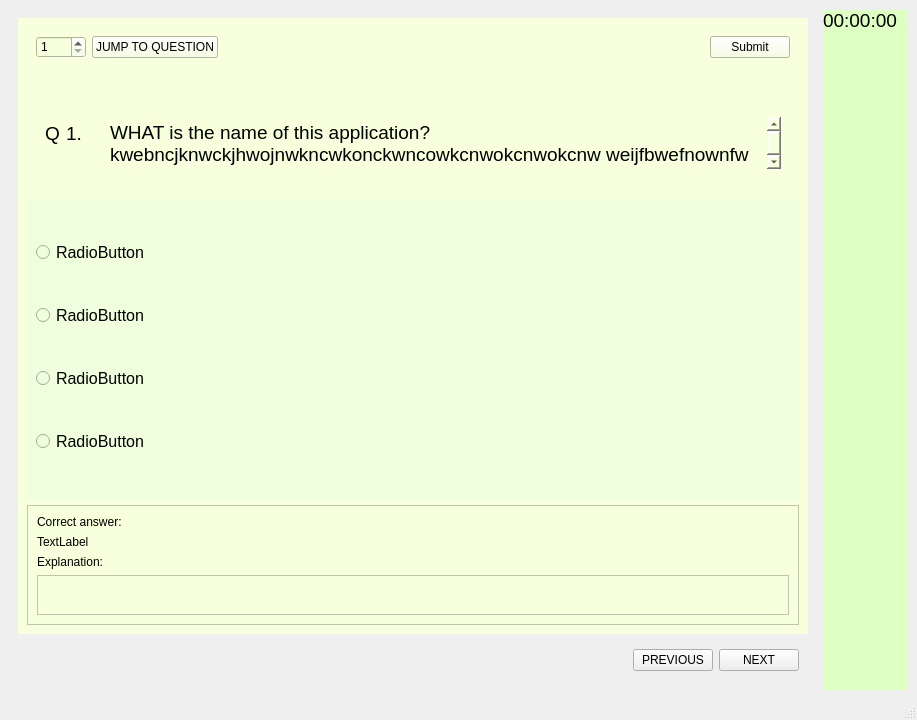
<?xml version="1.0" encoding="UTF-8"?>
<ui version="4.0">
 <class>MainWindow</class>
 <widget class="QMainWindow" name="MainWindow">
  <property name="geometry">
   <rect>
    <x>0</x>
    <y>0</y>
    <width>917</width>
    <height>720</height>
   </rect>
  </property>
  <property name="minimumSize">
   <size>
    <width>917</width>
    <height>720</height>
   </size>
  </property>
  <property name="windowTitle">
   <string>MainWindow</string>
  </property>
  <widget class="QWidget" name="centralwidget">
   <layout class="QHBoxLayout" name="horizontalLayout">
    <item>
     <widget class="QWidget" name="widget_6" native="true">
      <property name="sizePolicy">
       <sizepolicy hsizetype="Expanding" vsizetype="Expanding">
        <horstretch>0</horstretch>
        <verstretch>0</verstretch>
       </sizepolicy>
      </property>
      <property name="minimumSize">
       <size>
        <width>500</width>
        <height>400</height>
       </size>
      </property>
      <layout class="QVBoxLayout" name="verticalLayout_2">
       <item>
        <widget class="QWidget" name="widget_2" native="true">
         <property name="sizePolicy">
          <sizepolicy hsizetype="Expanding" vsizetype="Expanding">
           <horstretch>0</horstretch>
           <verstretch>0</verstretch>
          </sizepolicy>
         </property>
         <property name="minimumSize">
          <size>
           <width>790</width>
           <height>592</height>
          </size>
         </property>
         <property name="styleSheet">
          <string notr="true">background-color: rgb(247, 255, 220);</string>
         </property>
         <layout class="QVBoxLayout" name="verticalLayout_3">
          <item>
           <widget class="QWidget" name="widget_8" native="true">
            <layout class="QHBoxLayout" name="horizontalLayout_4">
             <item>
              <widget class="QSpinBox" name="ques_spin">
               <property name="minimumSize">
                <size>
                 <width>50</width>
                 <height>0</height>
                </size>
               </property>
               <property name="minimum">
                <number>1</number>
               </property>
               <property name="maximum">
                <number>300</number>
               </property>
              </widget>
             </item>
             <item>
              <widget class="QPushButton" name="pushButton_3">
               <property name="text">
                <string>JUMP TO QUESTION</string>
               </property>
              </widget>
             </item>
             <item>
              <spacer name="horizontalSpacer_2">
               <property name="orientation">
                <enum>Qt::Horizontal</enum>
               </property>
               <property name="sizeHint" stdset="0">
                <size>
                 <width>40</width>
                 <height>20</height>
                </size>
               </property>
              </spacer>
             </item>
             <item>
              <widget class="QPushButton" name="pushButton_4">
               <property name="text">
                <string>Submit</string>
               </property>
              </widget>
             </item>
            </layout>
           </widget>
          </item>
          <item>
           <widget class="QWidget" name="widget_5" native="true">
            <property name="minimumSize">
             <size>
              <width>0</width>
              <height>100</height>
             </size>
            </property>
            <layout class="QHBoxLayout" name="horizontalLayout_2">
             <item>
              <widget class="QWidget" name="widget_3" native="true">
               <property name="maximumSize">
                <size>
                 <width>100</width>
                 <height>50</height>
                </size>
               </property>
               <layout class="QGridLayout" name="gridLayout">
                <item row="0" column="0">
                 <widget class="QLabel" name="label_2">
                  <property name="maximumSize">
                   <size>
                    <width>80</width>
                    <height>70</height>
                   </size>
                  </property>
                  <property name="font">
                   <font>
                    <pointsize>14</pointsize>
                   </font>
                  </property>
                  <property name="text">
                   <string>Q</string>
                  </property>
                 </widget>
                </item>
                <item row="0" column="1">
                 <widget class="QLabel" name="label_4">
                  <property name="sizePolicy">
                   <sizepolicy hsizetype="Minimum" vsizetype="Minimum">
                    <horstretch>0</horstretch>
                    <verstretch>0</verstretch>
                   </sizepolicy>
                  </property>
                  <property name="maximumSize">
                   <size>
                    <width>100</width>
                    <height>70</height>
                   </size>
                  </property>
                  <property name="font">
                   <font>
                    <pointsize>14</pointsize>
                   </font>
                  </property>
                  <property name="text">
                   <string>1.</string>
                  </property>
                 </widget>
                </item>
               </layout>
              </widget>
             </item>
             <item>
              <widget class="QWidget" name="widget_4" native="true">
               <property name="minimumSize">
                <size>
                 <width>250</width>
                 <height>70</height>
                </size>
               </property>
               <property name="maximumSize">
                <size>
                 <width>16777215</width>
                 <height>50</height>
                </size>
               </property>
               <layout class="QHBoxLayout" name="horizontalLayout_5">
                <item>
                 <widget class="QTextEdit" name="textEdit">
                  <property name="minimumSize">
                   <size>
                    <width>0</width>
                    <height>50</height>
                   </size>
                  </property>
                  <property name="font">
                   <font>
                    <pointsize>14</pointsize>
                   </font>
                  </property>
                  <property name="styleSheet">
                   <string notr="true">background-color: rgb(247, 255, 220);</string>
                  </property>
                  <property name="frameShape">
                   <enum>QFrame::NoFrame</enum>
                  </property>
                  <property name="frameShadow">
                   <enum>QFrame::Raised</enum>
                  </property>
                  <property name="verticalScrollBarPolicy">
                   <enum>Qt::ScrollBarAsNeeded</enum>
                  </property>
                  <property name="horizontalScrollBarPolicy">
                   <enum>Qt::ScrollBarAlwaysOff</enum>
                  </property>
                  <property name="sizeAdjustPolicy">
                   <enum>QAbstractScrollArea::AdjustToContentsOnFirstShow</enum>
                  </property>
                  <property name="readOnly">
                   <bool>true</bool>
                  </property>
                  <property name="html">
                   <string>&lt;!DOCTYPE HTML PUBLIC &quot;-//W3C//DTD HTML 4.0//EN&quot; &quot;http://www.w3.org/TR/REC-html40/strict.dtd&quot;&gt;
&lt;html&gt;&lt;head&gt;&lt;meta name=&quot;qrichtext&quot; content=&quot;1&quot; /&gt;&lt;style type=&quot;text/css&quot;&gt;
p, li { white-space: pre-wrap; }
&lt;/style&gt;&lt;/head&gt;&lt;body style=&quot; font-family:'MS Shell Dlg 2'; font-size:14pt; font-weight:400; font-style:normal;&quot;&gt;
&lt;p style=&quot; margin-top:0px; margin-bottom:0px; margin-left:0px; margin-right:0px; -qt-block-indent:0; text-indent:0px;&quot;&gt;WHAT is the name of this application? kwebncjknwckjhwojnwkncwkonckwncowkcnwokcnwokcnw weijfbwefnownfw iwfboifwofwif fowfwifnwofiwnfowif ofwifhowifoow owifwofniwofnoiwnf ownfionwofnwi owfinwofnw&lt;/p&gt;&lt;/body&gt;&lt;/html&gt;</string>
                  </property>
                 </widget>
                </item>
               </layout>
              </widget>
             </item>
            </layout>
           </widget>
          </item>
          <item>
           <widget class="QWidget" name="widget" native="true">
            <property name="sizePolicy">
             <sizepolicy hsizetype="Expanding" vsizetype="Expanding">
              <horstretch>0</horstretch>
              <verstretch>0</verstretch>
             </sizepolicy>
            </property>
            <property name="minimumSize">
             <size>
              <width>772</width>
              <height>300</height>
             </size>
            </property>
            <property name="styleSheet">
             <string notr="true">background-color: rgb(239, 255, 222);
</string>
            </property>
            <layout class="QVBoxLayout" name="verticalLayout">
             <item>
              <widget class="QRadioButton" name="radioButton_3">
               <property name="font">
                <font>
                 <pointsize>12</pointsize>
                </font>
               </property>
               <property name="text">
                <string>RadioButton</string>
               </property>
              </widget>
             </item>
             <item>
              <widget class="QRadioButton" name="radioButton">
               <property name="font">
                <font>
                 <pointsize>12</pointsize>
                </font>
               </property>
               <property name="text">
                <string>RadioButton</string>
               </property>
              </widget>
             </item>
             <item>
              <widget class="QRadioButton" name="radioButton_4">
               <property name="font">
                <font>
                 <pointsize>12</pointsize>
                </font>
               </property>
               <property name="text">
                <string>RadioButton</string>
               </property>
              </widget>
             </item>
             <item>
              <widget class="QRadioButton" name="radioButton_2">
               <property name="font">
                <font>
                 <pointsize>12</pointsize>
                </font>
               </property>
               <property name="text">
                <string>RadioButton</string>
               </property>
              </widget>
             </item>
            </layout>
           </widget>
          </item>
          <item>
           <widget class="QFrame" name="frame">
            <property name="frameShape">
             <enum>QFrame::StyledPanel</enum>
            </property>
            <property name="frameShadow">
             <enum>QFrame::Raised</enum>
            </property>
            <layout class="QVBoxLayout" name="verticalLayout_4">
             <item>
              <widget class="QLabel" name="label_3">
               <property name="text">
                <string>Correct answer:</string>
               </property>
              </widget>
             </item>
             <item>
              <widget class="QLabel" name="label_5">
               <property name="text">
                <string>TextLabel</string>
               </property>
              </widget>
             </item>
             <item>
              <widget class="QLabel" name="label_6">
               <property name="text">
                <string>Explanation:</string>
               </property>
              </widget>
             </item>
             <item>
              <widget class="QTextEdit" name="textEdit_2">
               <property name="maximumSize">
                <size>
                 <width>16777215</width>
                 <height>40</height>
                </size>
               </property>
               <property name="readOnly">
                <bool>true</bool>
               </property>
              </widget>
             </item>
            </layout>
           </widget>
          </item>
         </layout>
        </widget>
       </item>
       <item>
        <widget class="QWidget" name="widget_7" native="true">
         <layout class="QHBoxLayout" name="horizontalLayout_3">
          <item>
           <spacer name="horizontalSpacer">
            <property name="orientation">
             <enum>Qt::Horizontal</enum>
            </property>
            <property name="sizeHint" stdset="0">
             <size>
              <width>40</width>
              <height>20</height>
             </size>
            </property>
           </spacer>
          </item>
          <item>
           <widget class="QPushButton" name="pushButton_2">
            <property name="minimumSize">
             <size>
              <width>70</width>
              <height>20</height>
             </size>
            </property>
            <property name="styleSheet">
             <string notr="true"/>
            </property>
            <property name="text">
             <string>PREVIOUS</string>
            </property>
           </widget>
          </item>
          <item alignment="Qt::AlignRight">
           <widget class="QPushButton" name="pushButton">
            <property name="minimumSize">
             <size>
              <width>70</width>
              <height>20</height>
             </size>
            </property>
            <property name="styleSheet">
             <string notr="true"/>
            </property>
            <property name="text">
             <string>NEXT</string>
            </property>
           </widget>
          </item>
         </layout>
        </widget>
       </item>
      </layout>
     </widget>
    </item>
    <item>
     <widget class="QLabel" name="label">
      <property name="sizePolicy">
       <sizepolicy hsizetype="Expanding" vsizetype="Expanding">
        <horstretch>0</horstretch>
        <verstretch>0</verstretch>
       </sizepolicy>
      </property>
      <property name="maximumSize">
       <size>
        <width>85</width>
        <height>20000</height>
       </size>
      </property>
      <property name="font">
       <font>
        <pointsize>14</pointsize>
       </font>
      </property>
      <property name="styleSheet">
       <string notr="true">background-color: rgb(222, 255, 194);</string>
      </property>
      <property name="text">
       <string>00:00:00</string>
      </property>
      <property name="alignment">
       <set>Qt::AlignLeading|Qt::AlignLeft|Qt::AlignTop</set>
      </property>
     </widget>
    </item>
   </layout>
  </widget>
  <widget class="QMenuBar" name="menubar">
   <property name="geometry">
    <rect>
     <x>0</x>
     <y>0</y>
     <width>917</width>
     <height>21</height>
    </rect>
   </property>
  </widget>
  <widget class="QStatusBar" name="statusbar"/>
 </widget>
 <resources/>
 <connections/>
</ui>
